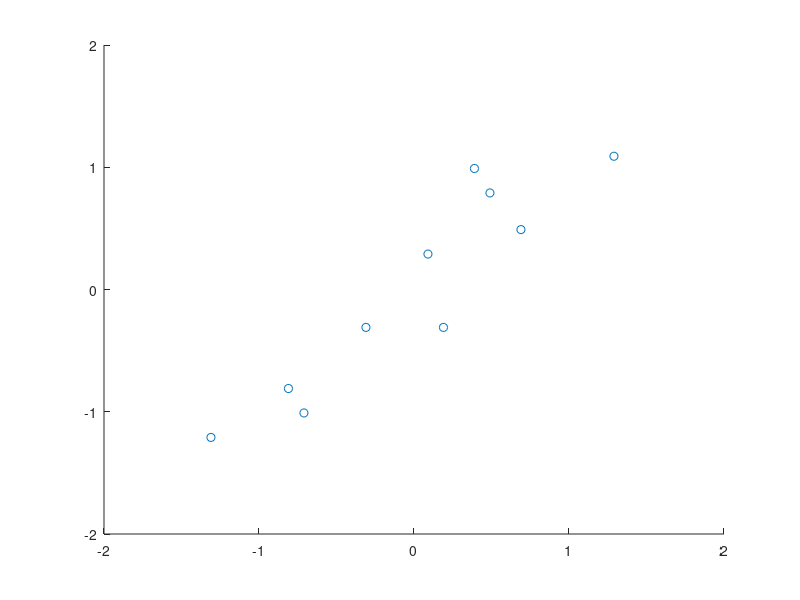
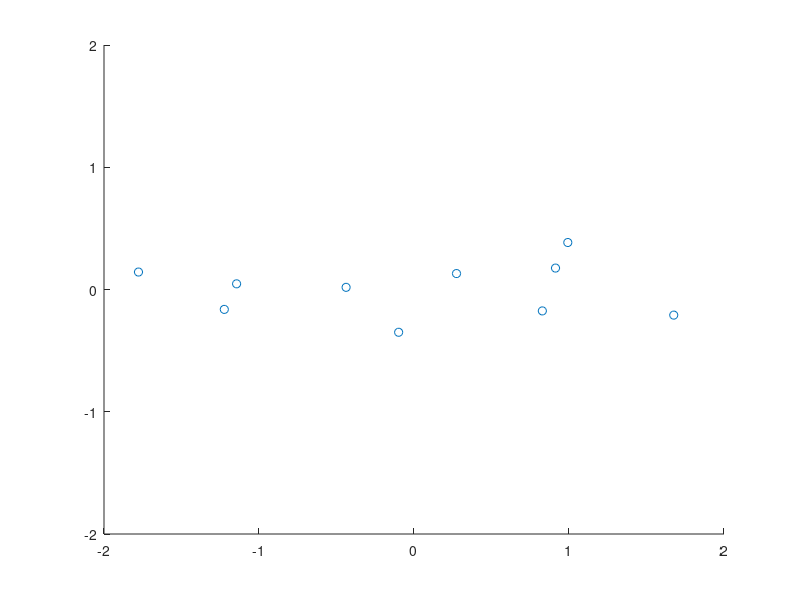

Here is the MATLAB script that generated these plots, in order:
%% Question 2

%% These are the codes written by sir

x = [2.5 0.5 2.2 1.9 3.1 2.3 2 1 1.5 1.1]';
x = x - mean(x);
y = [2.4 0.7 2.9 2.2 3.0 2.7 1.6 1.1 1.6 0.9]';
y = y - mean(y);
D = [x,y];

scatter(x,y);
axis([-2,2,-2,2])

%covariance matrix
C = cov(D);

%Eigen decomposition
[E,ver] = eig(C);

% Transformed data
D_new = D*E;
figure,scatter(D_new(:,2),D_new(:,1))
axis([-2,2,-2,2])


